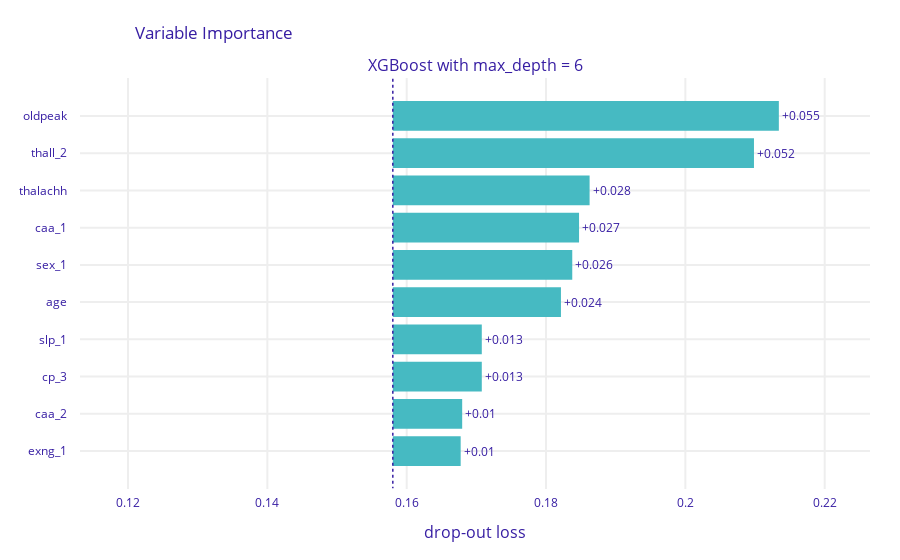

Notebook code cell kept with this figure:
### Code cell
pvi_2.plot(show=False)

### Figure 1 — Plotly figure (JSON) as saved in the notebook; plotly's stock layout.template omitted (floating-point values rounded to 4 significant figures)
{"data": [{"base": 0.158, "hoverinfo": "text", "hoverlabel": {"bgcolor": "rgba(0, 0, 0, 0.8)"}, "hovertext": ["Model: XGBoost with max_depth = 6 loss after<br>variable: oldpeak is permuted: 0.213<br>Drop-out loss change: +0.055", "Model: XGBoost with max_depth = 6 loss after<br>variable: thall_2 is permuted: 0.21<br>Drop-out loss change: +0.052", "Model: XGBoost with max_depth = 6 loss after<br>variable: thalachh is permuted: 0.186<br>Drop-out loss change: +0.028", "Model: XGBoost with max_depth = 6 loss after<br>variable: caa_1 is permuted: 0.185<br>Drop-out loss change: +0.027", "Model: XGBoost with max_depth = 6 loss after<br>variable: sex_1 is permuted: 0.184<br>Drop-out loss change: +0.026", "Model: XGBoost with max_depth = 6 loss after<br>variable: age is permuted: 0.182<br>Drop-out loss change: +0.024", "Model: XGBoost with max_depth = 6 loss after<br>variable: slp_1 is permuted: 0.171<br>Drop-out loss change: +0.013", "Model: XGBoost with max_depth = 6 loss after<br>variable: cp_3 is permuted: 0.171<br>Drop-out loss change: +0.013", "Model: XGBoost with max_depth = 6 loss after<br>variable: caa_2 is permuted: 0.168<br>Drop-out loss change: +0.01", "Model: XGBoost with max_depth = 6 loss after<br>variable: exng_1 is permuted: 0.168<br>Drop-out loss change: +0.01"], "marker": {"color": "#46bac2"}, "orientation": "h", "showlegend": false, "text": ["+0.055", "+0.052", "+0.028", "+0.027", "+0.026", "+0.024", "+0.013", "+0.013", "+0.01", "+0.01"], "textposition": "outside", "type": "bar", "x": [0.05541, 0.05184, 0.02825, 0.02673, 0.02576, 0.02413, 0.01277, 0.01277, 0.009957, 0.00974], "xaxis": "x", "y": ["oldpeak", "thall_2", "thalachh", "caa_1", "sex_1", "age", "slp_1", "cp_3", "caa_2", "exng_1"], "yaxis": "y"}], "layout": {"annotations": [{"font": {"size": 16}, "showarrow": false, "text": "XGBoost with max_depth = 6", "x": 0.5, "xanchor": "center", "xref": "paper", "y": 1, "yanchor": "bottom", "yref": "paper"}, {"font": {"size": 16}, "showarrow": false, "text": "drop-out loss", "x": 0.5, "xanchor": "center", "xref": "paper", "y": 0, "yanchor": "top", "yref": "paper", "yshift": -30}], "autosize": true, "font": {"color": "#371ea3"}, "margin": {"b": 71, "r": 30, "t": 78}, "shapes": [{"line": {"color": "#371ea3", "dash": "dot", "width": 1.5}, "type": "line", "x0": 0.158, "x1": 0.158, "xref": "x", "y0": -1, "y1": 10, "yref": "y"}], "title": {"text": "Variable Importance", "x": 0.15}, "xaxis": {"anchor": "y", "automargin": true, "domain": [0, 1], "fixedrange": true, "gridwidth": 2, "range": [0.1131, 0.2265], "tickcolor": "white", "ticklen": 3, "ticks": "outside", "type": "linear", "zeroline": false}, "yaxis": {"anchor": "x", "automargin": true, "autorange": true, "domain": [0, 1], "fixedrange": true, "gridwidth": 2, "range": [10.04, -1.035], "tickcolor": "white", "ticklen": 10, "ticks": "outside", "type": "category"}}}
